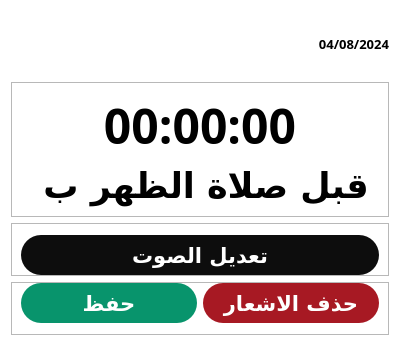
<?xml version="1.0" encoding="UTF-8"?>
<ui version="4.0">
 <class>NotificationInfo_dialog</class>
 <widget class="QDialog" name="NotificationInfo_dialog">
  <property name="geometry">
   <rect>
    <x>0</x>
    <y>0</y>
    <width>400</width>
    <height>350</height>
   </rect>
  </property>
  <property name="sizePolicy">
   <sizepolicy hsizetype="Fixed" vsizetype="Fixed">
    <horstretch>0</horstretch>
    <verstretch>0</verstretch>
   </sizepolicy>
  </property>
  <property name="minimumSize">
   <size>
    <width>400</width>
    <height>350</height>
   </size>
  </property>
  <property name="maximumSize">
   <size>
    <width>400</width>
    <height>350</height>
   </size>
  </property>
  <property name="sizeIncrement">
   <size>
    <width>0</width>
    <height>0</height>
   </size>
  </property>
  <property name="cursor">
   <cursorShape>ArrowCursor</cursorShape>
  </property>
  <property name="windowTitle">
   <string>معلومات الاشعار</string>
  </property>
  <property name="styleSheet">
   <string notr="true">
QDialog{
background-color: rgb(255,255,255);
}</string>
  </property>
  <layout class="QVBoxLayout" name="verticalLayout">
   <property name="topMargin">
    <number>11</number>
   </property>
   <property name="bottomMargin">
    <number>15</number>
   </property>
   <item>
    <widget class="QLabel" name="noti_date_label">
     <property name="font">
      <font>
       <family>Monotype Hadassah</family>
       <pointsize>10</pointsize>
       <weight>75</weight>
       <bold>true</bold>
      </font>
     </property>
     <property name="text">
      <string>04/08/2024</string>
     </property>
     <property name="alignment">
      <set>Qt::AlignRight|Qt::AlignTrailing|Qt::AlignVCenter</set>
     </property>
    </widget>
   </item>
   <item>
    <widget class="QFrame" name="info_frame">
     <property name="frameShape">
      <enum>QFrame::StyledPanel</enum>
     </property>
     <property name="frameShadow">
      <enum>QFrame::Raised</enum>
     </property>
     <layout class="QVBoxLayout" name="verticalLayout_2">
      <item>
       <widget class="QLabel" name="noti_time_label">
        <property name="font">
         <font>
          <family>Traditional Arabic</family>
          <pointsize>36</pointsize>
          <weight>75</weight>
          <bold>true</bold>
         </font>
        </property>
        <property name="text">
         <string>00:00:00</string>
        </property>
        <property name="alignment">
         <set>Qt::AlignHCenter|Qt::AlignTop</set>
        </property>
       </widget>
      </item>
      <item>
       <widget class="QLabel" name="noti_info_label">
        <property name="font">
         <font>
          <family>Traditional Arabic</family>
          <pointsize>26</pointsize>
          <weight>75</weight>
          <bold>true</bold>
         </font>
        </property>
        <property name="text">
         <string>قبل صلاة الظهر ب </string>
        </property>
        <property name="alignment">
         <set>Qt::AlignHCenter|Qt::AlignTop</set>
        </property>
       </widget>
      </item>
     </layout>
    </widget>
   </item>
   <item>
    <widget class="QFrame" name="edit_frame">
     <property name="sizePolicy">
      <sizepolicy hsizetype="Preferred" vsizetype="Maximum">
       <horstretch>0</horstretch>
       <verstretch>0</verstretch>
      </sizepolicy>
     </property>
     <property name="styleSheet">
      <string notr="true">QPushButton{
background-color: rgb(13, 13, 13);
color: rgb(255,255,255);
border: none;
border-radius: 20px;
}

QPushButton:hover{
border: 2px solid black;
background-color: rgb(255,255,255);
color: black;
}
</string>
     </property>
     <property name="frameShape">
      <enum>QFrame::StyledPanel</enum>
     </property>
     <property name="frameShadow">
      <enum>QFrame::Raised</enum>
     </property>
     <layout class="QHBoxLayout" name="horizontalLayout_2">
      <property name="topMargin">
       <number>11</number>
      </property>
      <property name="bottomMargin">
       <number>0</number>
      </property>
      <item>
       <widget class="QPushButton" name="edit_sound_noti_button">
        <property name="minimumSize">
         <size>
          <width>0</width>
          <height>40</height>
         </size>
        </property>
        <property name="maximumSize">
         <size>
          <width>16777215</width>
          <height>40</height>
         </size>
        </property>
        <property name="sizeIncrement">
         <size>
          <width>0</width>
          <height>0</height>
         </size>
        </property>
        <property name="font">
         <font>
          <family>Traditional Arabic</family>
          <pointsize>16</pointsize>
          <weight>75</weight>
          <bold>true</bold>
         </font>
        </property>
        <property name="text">
         <string>تعديل الصوت</string>
        </property>
       </widget>
      </item>
     </layout>
    </widget>
   </item>
   <item>
    <widget class="QFrame" name="save_del_frame">
     <property name="sizePolicy">
      <sizepolicy hsizetype="Preferred" vsizetype="Maximum">
       <horstretch>0</horstretch>
       <verstretch>0</verstretch>
      </sizepolicy>
     </property>
     <property name="styleSheet">
      <string notr="true">QPushButton{
color: rgb(255,255,255);
border-radius: 20px;
}

#delete_noti_button{
background-color: rgb(167, 25, 35);
}
#delete_noti_button:hover{
background-color: rgb(190, 28, 41);
}

#save_noti_button{
background-color: rgb(8, 148, 108);
}

#save_noti_button:hover{
background-color: rgb(8, 185, 123);
}</string>
     </property>
     <property name="frameShape">
      <enum>QFrame::StyledPanel</enum>
     </property>
     <property name="frameShadow">
      <enum>QFrame::Raised</enum>
     </property>
     <layout class="QHBoxLayout" name="horizontalLayout_3">
      <property name="topMargin">
       <number>0</number>
      </property>
      <property name="bottomMargin">
       <number>11</number>
      </property>
      <item>
       <widget class="QPushButton" name="save_noti_button">
        <property name="minimumSize">
         <size>
          <width>0</width>
          <height>40</height>
         </size>
        </property>
        <property name="maximumSize">
         <size>
          <width>16777215</width>
          <height>40</height>
         </size>
        </property>
        <property name="font">
         <font>
          <family>Traditional Arabic</family>
          <pointsize>16</pointsize>
          <weight>75</weight>
          <bold>true</bold>
         </font>
        </property>
        <property name="text">
         <string>حفظ</string>
        </property>
       </widget>
      </item>
      <item>
       <widget class="QPushButton" name="delete_noti_button">
        <property name="sizePolicy">
         <sizepolicy hsizetype="Minimum" vsizetype="Fixed">
          <horstretch>0</horstretch>
          <verstretch>0</verstretch>
         </sizepolicy>
        </property>
        <property name="minimumSize">
         <size>
          <width>0</width>
          <height>40</height>
         </size>
        </property>
        <property name="maximumSize">
         <size>
          <width>16777215</width>
          <height>40</height>
         </size>
        </property>
        <property name="font">
         <font>
          <family>Traditional Arabic</family>
          <pointsize>16</pointsize>
          <weight>75</weight>
          <bold>true</bold>
         </font>
        </property>
        <property name="text">
         <string>حذف الاشعار</string>
        </property>
       </widget>
      </item>
     </layout>
    </widget>
   </item>
  </layout>
 </widget>
 <resources>
  <include location="../resource_file.qrc"/>
 </resources>
 <connections/>
</ui>
